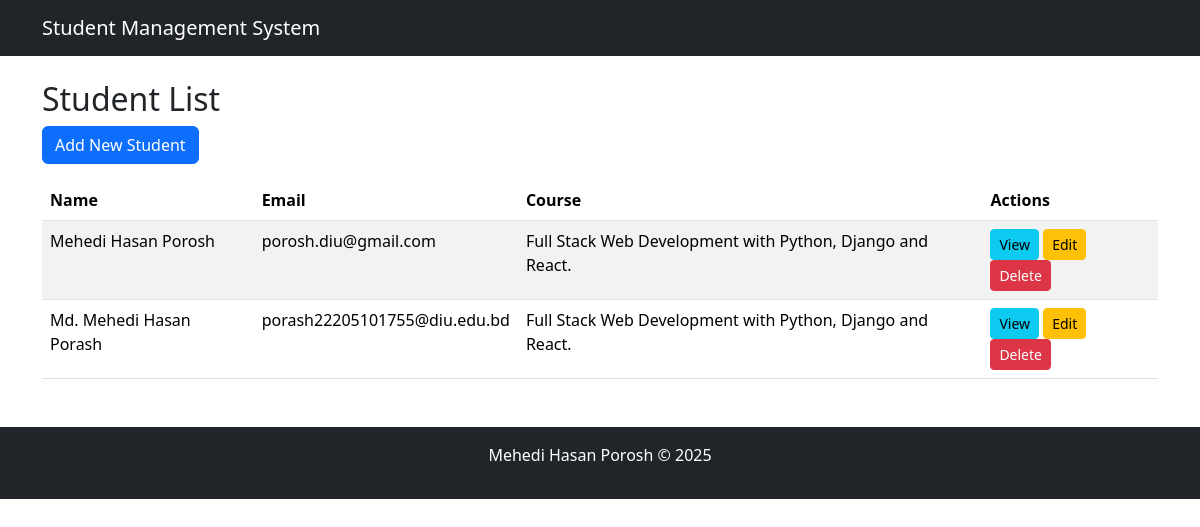
The page / on the database its author committed.
### students/models.py (models this page shows, shortened)
class Student(models.Model):
    name = models.CharField(max_length=100)
    email = models.EmailField(unique=True)
    phone = models.CharField(max_length=15)
    course = models.CharField(max_length=100)
    created_at = models.DateTimeField(auto_now_add=True)

### students/views.py (the view)
# urls.py: path('', StudentListView.as_view(), name='student_list'),
class StudentListView(ListView):
    model = Student
    template_name = './student_list.html'
    context_object_name = 'students'

### students/templates/student_list.html
{% extends './base.html' %}
{% block content %}
    <h2>Student List</h2>
    <a href="{% url 'student_add' %}" class="btn btn-primary mb-3">Add New Student</a>
    <table class="table table-striped">
        <thead>
            <tr>
                <th>Name</th>
                <th>Email</th>
                <th>Course</th>
                <th>Actions</th>
            </tr>
        </thead>
        <tbody>
            {% for student in students %}
                <tr>
                    <td>{{ student.name }}</td>
                    <td>{{ student.email }}</td>
                    <td>{{ student.course }}</td>
                    <td>
                        <a href="{% url 'student_detail' student.pk %}" class="btn btn-sm btn-info">View</a>
                        <a href="{% url 'student_edit' student.pk %}" class="btn btn-sm btn-warning">Edit</a>
                        <a href="{% url 'student_delete' student.pk %}" class="btn btn-sm btn-danger">Delete</a>
                    </td>
                </tr>
            {% empty %}
                <tr>
                    <td colspan="4">No students found.</td>
                </tr>
            {% endfor %}
        </tbody>
    </table>
{% endblock %}

### students/templates/base.html (shortened to what this page needs)
<!DOCTYPE html>
<html>
<head>
    <link href="https://cdn.jsdelivr.net/npm/bootstrap@5.3.3gi/dist/css/bootstrap.min.css" rel="stylesheet">
</head>
<body>
    <nav class="navbar navbar-expand-lg navbar-dark bg-dark">
        <div class="container">
            <a class="navbar-brand" href="{% url 'student_list' %}">Student Management System</a>
        </div>
    </nav>
    <div class="container mt-4">
        {% block content %}{% endblock %}
    </div>
    <footer class="mt-5 bg-dark text-white text-center py-3">
        <div class="container">
            <p>Mehedi Hasan Porosh © 2025</p>
        </div>
    </footer>
</body>
</html>

### rows shown on the page
Student: name "Mehedi Hasan Porosh", email "porosh.diu@gmail.com", course "Full Stack Web Development with Python, Django and React."
Student: name "Md. Mehedi Hasan Porash", email "porash22205101755@diu.edu.bd", course "Full Stack Web Development with Python, Django and React."
